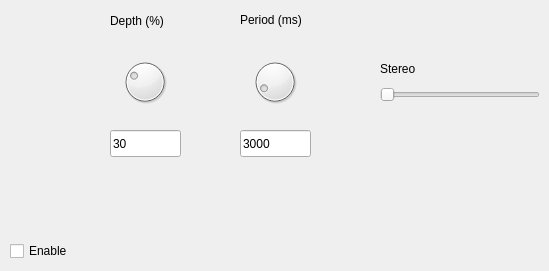
    <widget class="QWidget" name="tab_8">
     <attribute name="title">
      <string>Tremolo</string>
     </attribute>
     <widget class="QDial" name="TDepthDial">
      <property name="geometry">
       <rect>
        <x>120</x>
        <y>50</y>
        <width>50</width>
        <height>64</height>
       </rect>
      </property>
      <property name="maximum">
       <number>100</number>
      </property>
      <property name="value">
       <number>30</number>
      </property>
     </widget>
     <widget class="QDial" name="TPeriodDial">
      <property name="geometry">
       <rect>
        <x>250</x>
        <y>50</y>
        <width>50</width>
        <height>64</height>
       </rect>
      </property>
      <property name="minimum">
       <number>1</number>
      </property>
      <property name="maximum">
       <number>30000</number>
      </property>
      <property name="singleStep">
       <number>1</number>
      </property>
      <property name="pageStep">
       <number>1</number>
      </property>
      <property name="value">
       <number>3000</number>
      </property>
     </widget>
     <widget class="QLineEdit" name="TDepthLN">
      <property name="geometry">
       <rect>
        <x>110</x>
        <y>130</y>
        <width>71</width>
        <height>27</height>
       </rect>
      </property>
      <property name="inputMethodHints">
       <set>Qt::ImhDigitsOnly</set>
      </property>
      <property name="text">
       <string>30</string>
      </property>
     </widget>
     <widget class="QLineEdit" name="TPeriodLN">
      <property name="geometry">
       <rect>
        <x>240</x>
        <y>130</y>
        <width>71</width>
        <height>27</height>
       </rect>
      </property>
      <property name="inputMethodHints">
       <set>Qt::ImhDigitsOnly</set>
      </property>
      <property name="text">
       <string>3000</string>
      </property>
     </widget>
     <widget class="QLabel" name="label_8">
      <property name="geometry">
       <rect>
        <x>110</x>
        <y>10</y>
        <width>71</width>
        <height>21</height>
       </rect>
      </property>
      <property name="text">
       <string>Depth (%)</string>
      </property>
     </widget>
     <widget class="QLabel" name="label_9">
      <property name="geometry">
       <rect>
        <x>240</x>
        <y>10</y>
        <width>81</width>
        <height>20</height>
       </rect>
      </property>
      <property name="text">
       <string>Period (ms)</string>
      </property>
     </widget>
     <widget class="QCheckBox" name="Check_Tr">
      <property name="geometry">
       <rect>
        <x>10</x>
        <y>240</y>
        <width>71</width>
        <height>22</height>
       </rect>
      </property>
      <property name="text">
       <string>Enable</string>
      </property>
     </widget>
     <widget class="QSlider" name="horizontalSlider_3">
      <property name="geometry">
       <rect>
        <x>380</x>
        <y>80</y>
        <width>160</width>
        <height>29</height>
       </rect>
      </property>
      <property name="maximum">
       <number>100</number>
      </property>
      <property name="orientation">
       <enum>Qt::Horizontal</enum>
      </property>
     </widget>
     <widget class="QLabel" name="label_189">
      <property name="geometry">
       <rect>
        <x>380</x>
        <y>60</y>
        <width>67</width>
        <height>17</height>
       </rect>
      </property>
      <property name="text">
       <string>Stereo</string>
      </property>
     </widget>
    </widget>
